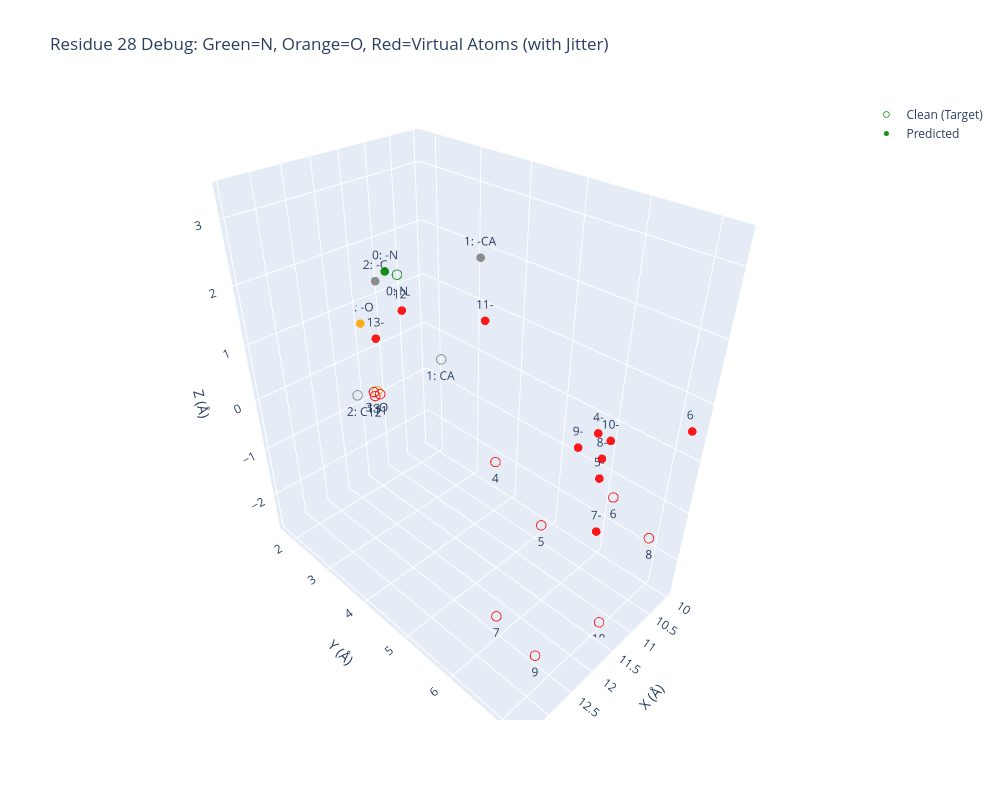

Notebook code for this chart:
### Code cell
import torch
import numpy as np
import plotly.graph_objects as go

# 【新增函数：计算并打印虚拟原子到 N 和 O 的距离】
def print_virtual_atom_distances(coords_noisy: torch.Tensor, res_idx: int):
    """计算预测结构中虚拟原子(4-13)到 N(0) 和 O(3) 的欧氏距离(埃)"""
    # 获取特定残基的坐标 (注意：这里直接计算原始预测坐标，不加 jitter)
    atoms = coords_noisy[res_idx].cpu().numpy()
    
    n_coord = atoms[0]
    o_coord = atoms[3]
    
    print(f"\n=== 残基 {res_idx} 预测结构(Noisy) 虚拟原子距离分析 ===")
    print(f"{'Atom':<8} | {'Dist to N (Å)':<15} | {'Dist to O (Å)':<15}")
    print("-" * 42)
    
    for i in range(4, 14):
        v_coord = atoms[i]
        dist_to_n = np.linalg.norm(v_coord - n_coord)
        dist_to_o = np.linalg.norm(v_coord - o_coord)
        print(f"Atom {i:<3} | {dist_to_n:<15.4f} | {dist_to_o:<15.4f}")
    print("==========================================\n")


def interactive_visualize(
    coords_clean: torch.Tensor,
    coords_noisy: torch.Tensor,
    res_idx: int = 0,  
    output_html: str = None
):
    """Plotly 交互式 3D 图，用于调试 atom14 表示法中虚拟原子的空间分布"""
    
    # 提取坐标时加上 .copy()，避免原地修改影响外部数据
    clean_atoms = coords_clean[res_idx].cpu().numpy().copy()
    noisy_atoms = coords_noisy[res_idx].cpu().numpy().copy()
    
    # 【新增：添加虚伪的微小扰动】
    # 给虚拟原子（索引 4~13）加上正态分布的随机位移，以便在 3D 图中散开
    jitter_scale = 0.1  # 扰动大小 (Å)，如果还是看不清可以稍微调大
    clean_atoms[4:14] += np.random.normal(scale=jitter_scale, size=(10, 3))
    noisy_atoms[4:14] += np.random.normal(scale=jitter_scale, size=(10, 3))
    
    # 为14个原子生成悬停标签，方便你在网页上确认是哪个原子
    atom_labels = []
    for i in range(14):
        if i == 0: atom_labels.append("0: N")
        elif i == 1: atom_labels.append("1: CA")
        elif i == 2: atom_labels.append("2: C")
        elif i == 3: atom_labels.append("3: O")
        else: atom_labels.append(f"{i}")
        # else: atom_labels.append(f"{i}: Virtual/Side")

    
    atom_labels2 = []
    for i in range(14):
        if i == 0: atom_labels2.append("0: -N")
        elif i == 1: atom_labels2.append("1: -CA")
        elif i == 2: atom_labels2.append("2: -C")
        elif i == 3: atom_labels2.append("3: -O")
        else: atom_labels2.append(f"{i}-")

    # 颜色编码：N设为绿色，O设为橙色，CA/C设为灰色，虚拟原子设为红色
    marker_colors = ['green' if i==0 else 'orange' if i==3 else 'gray' if i in [1,2] else 'red' for i in range(14)]

    fig = go.Figure()
    
    # 原始/真实结构 (Clean) 
    fig.add_trace(go.Scatter3d(
        x=clean_atoms[:, 0], y=clean_atoms[:, 1], z=clean_atoms[:, 2],
        mode='markers+text',
        text=atom_labels,
        textposition="bottom center",
        name='Clean (Target)',
        marker=dict(size=6, color=marker_colors, symbol='circle-open', opacity=0.8) # 'blue'
    ))
    
    # 预测结构 (Predicted) 
    fig.add_trace(go.Scatter3d(
        x=noisy_atoms[:, 0], y=noisy_atoms[:, 1], z=noisy_atoms[:, 2],
        mode='markers+text',
        text=atom_labels2,
        textposition="top center",
        name='Predicted',
        marker=dict(size=5, color=marker_colors, opacity=0.9)
    ))
    
    fig.update_layout(
        title=f"Residue {res_idx} Debug: Green=N, Orange=O, Red=Virtual Atoms (with Jitter)",
        scene=dict(
            xaxis_title='X (Å)',
            yaxis_title='Y (Å)',
            zaxis_title='Z (Å)',
            aspectmode='data'  
        ),
        width=1000,
        height=800
    )
    
    if output_html:
        fig.write_html(output_html)
        print(f"✅ Interactive plot saved: {output_html}")
    
    fig.show()
    

# 加载文件
loaded_dict = torch.load(
    '/root/private_data/luog/codex/IgGM/see/seefile/valB5_1778581951.pt', 
    map_location='cpu',    
    weights_only=True       
)

# 提取你想要查看的数据片段
coords_clean_segment = loaded_dict['clean'].squeeze(0).detach()[:,:,:] # clean
coords_noisy_segment = loaded_dict['pre'].squeeze(0).detach()[:,:,:] # pre 
target_res_idx = 28

# 【新增调用：在画图前打印距离信息】
print_virtual_atom_distances(
    coords_noisy=coords_noisy_segment, 
    res_idx=target_res_idx
)

# 使用示例：检查残基的预测情况
interactive_visualize(
    coords_clean = coords_clean_segment,
    coords_noisy = coords_noisy_segment,
    res_idx = target_res_idx  
)

### Figure 1 — Plotly figure (JSON) as saved in the notebook; plotly's stock layout.template omitted (floating-point values rounded to 4 significant figures)
{"data": [{"marker": {"color": ["green", "gray", "gray", "orange", "red", "red", "red", "red", "red", "red", "red", "red", "red", "red"], "opacity": 0.8, "size": 6, "symbol": "circle-open"}, "mode": "markers+text", "name": "Clean (Target)", "text": ["0: N", "1: CA", "2: C", "3: O", "4", "5", "6", "7", "8", "9", "10", "11", "12", "13"], "textposition": "bottom center", "type": "scatter3d", "x": [13.46, 12.84, 13.3, 12.47, 13.24, 12.46, 11.31, 13.23, 10.48, 12.66, 11.33, 12.55, 12.49, 12.51], "y": [5.182, 5.178, 4.006, 3.346, 6.477, 6.604, 6.919, 6.565, 7.136, 6.83, 7.012, 3.515, 3.317, 3.316], "z": [3.331, 2.006, 1.134, 0.501, 1.377, -0.0579, -0.1059, -1.222, -1.313, -2.347, -2.612, 0.5602, 0.4052, 0.4851]}, {"marker": {"color": ["green", "gray", "gray", "orange", "red", "red", "red", "red", "red", "red", "red", "red", "red", "red"], "opacity": 0.9, "size": 5}, "mode": "markers+text", "name": "Predicted", "text": ["0: -N", "1: -CA", "2: -C", "3: -O", "4-", "5-", "6-", "7-", "8-", "9-", "10-", "11-", "12-", "13-"], "textposition": "top center", "type": "scatter3d", "x": [12.56, 10.81, 11.73, 11.51, 10.9, 10.99, 10.02, 11.7, 10.14, 11.07, 10.3, 10.92, 11.27, 11.63], "y": [3.837, 3.884, 2.54, 1.759, 6.294, 6.465, 7.241, 6.967, 5.934, 6.1, 6.147, 4.095, 2.582, 2.316], "z": [2.635, 2.299, 1.781, 0.6623, 0.4377, -0.2338, 0.5062, -0.444, -0.6624, 0.1724, -0.09935, 1.384, 1.125, 0.647]}], "layout": {"height": 800, "scene": {"aspectmode": "data", "xaxis": {"title": {"text": "X (Å)"}}, "yaxis": {"title": {"text": "Y (Å)"}}, "zaxis": {"title": {"text": "Z (Å)"}}}, "title": {"text": "Residue 28 Debug: Green=N, Orange=O, Red=Virtual Atoms (with Jitter)"}, "width": 1000}}
